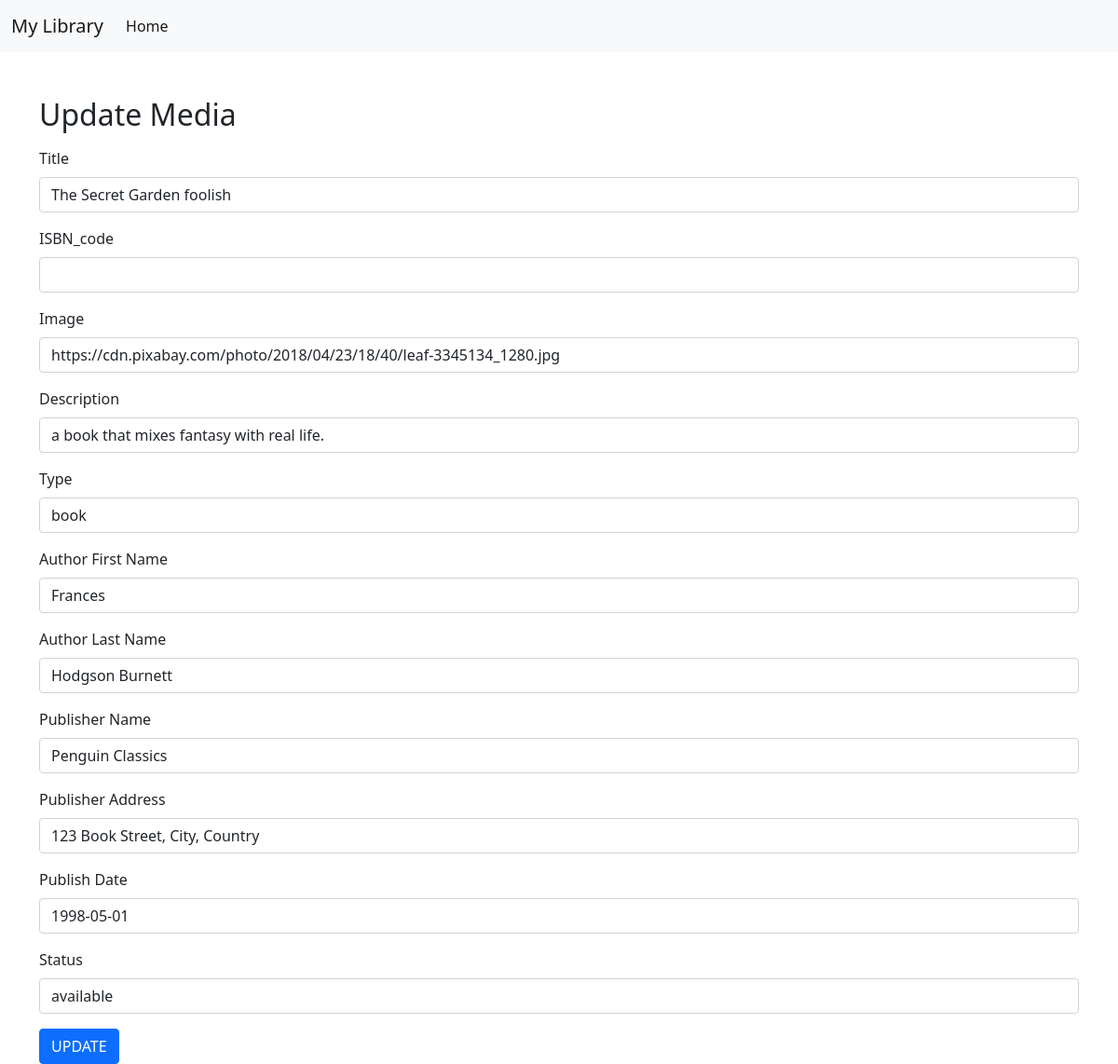
/update.php?x=4, run on the app's committed database.
### tables this page shows
CREATE TABLE `library_table` (
  `id` int(11) NOT NULL,
  `title` varchar(255) NOT NULL,
  `image` varchar(255) DEFAULT NULL,
  `ISBN_code` varchar(20) DEFAULT NULL,
  `short_description` text DEFAULT NULL,
  `type` varchar(50) NOT NULL,
  `author_first_name` varchar(100) NOT NULL,
  `author_last_name` varchar(100) NOT NULL,
  `publisher_name` varchar(200) NOT NULL,
  `publisher_address` varchar(255) DEFAULT NULL,
  `publish_date` date DEFAULT NULL,
  `status` varchar(50) NOT NULL
);

### update.php (the view, shortened to what this page needs)
<?php
require_once "db_connect.php";
$id = $_GET["x"];
$sql = "SELECT * FROM library_table WHERE id = $id";
$result = mysqli_query($connect, $sql);
if ($result) {
  $row = mysqli_fetch_assoc($result);
} else {
  echo "Error in SQL query: " . mysqli_error($connect);
}
?>
<!DOCTYPE html>
<html lang="en">
<head>
  <link href="https://cdn.jsdelivr.net/npm/bootstrap@5.0.2/dist/css/bootstrap.min.css" rel="stylesheet">
</head>
<body>
  <nav class="navbar navbar-expand-lg navbar-light bg-light">
    <div class="container-fluid">
      <a class="navbar-brand" href="index.php">My Library</a>
      <div class="collapse navbar-collapse" id="navbarSupportedContent">
        <ul class="navbar-nav me-auto mb-2 mb-lg-0">
          <li class="nav-item">
            <a class="nav-link active" aria-current="page" href="index.php">Home</a>
          </li>
        </ul>
      </div>
    </div>
  </nav>
  <div class="container mt-5">
    <h2>Update Media</h2>
    <form method="post" enctype="multipart/form-data">
      <div class="mb-3 mt-3">
        <label for="title" class="form-label">Title</label>
        <input type="text" class="form-control" name="title" area-describility="title" id="title" value="<?php echo $row["title"]; ?>" />
      </div>
      <div class="mb-3 mt-3">
        <label for="ISBN_code" class="form-label">ISBN_code</label>
        <input type="text" class="form-control" id="ISBN_code" name="ISBN_code" value="<?php echo $row["ISBN_code"]; ?>" />
      </div>
      <div class="mb-3 mt-3">
        <label for="image" class="form-label">Image</label>
        <input type="text" class="form-control" name="image" area-describility="image" id="image" value="<?php echo $row["image"]; ?>" />
      </div>
      <div class="mb-3 mt-3">
        <label for="description" class="form-label">Description</label>
        <input type="text" class="form-control" name="description" area-describility="description" id="description" value="<?php echo $row["short_description"]; ?>" />
      </div>
      <div class="mb-3 mt-3">
        <label for="type" class="form-label">Type</label>
        <input type="text" class="form-control" name="type" area-describility="type" id="type" value="<?php echo $row["type"]; ?>" />
      </div>
      <div class="mb-3 mt-3">
        <label for="author_first_name" class="form-label">Author First Name</label>
        <input type="text" class="form-control" name="author_first_name" area-describility="author_first_name" id="author_first_name" value="<?php echo $row["author_first_name"]; ?>" />
      </div>
      <div class="mb-3 mt-3">
        <label for="author_last_name" class="form-label">Author Last Name</label>
        <input type="text" class="form-control" name="author_last_name" area-describility="author_last_name" id="author_last_name" value="<?php echo $row["author_last_name"]; ?>" />
      </div>
      <div class="mb-3 mt-3">
        <label for="publisher_name" class="form-label">Publisher Name</label>
        <input type="text" class="form-control" name="publisher_name" area-describility="publisher_name" id="publisher_name" value="<?php echo $row["publisher_name"]; ?>" />
      </div>
      <div class="mb-3 mt-3">
        <label for="publisher_address" class="form-label">Publisher Address</label>
        <input type="text" class="form-control" name="publisher_address" area-describility="publisher_address" id="publisher_address" value="<?php echo $row["publisher_address"]; ?>" />
      </div>
      <div class="mb-3 mt-3">
        <label for="publish_date" class="form-label">Publish Date</label>
        <input type="text" class="form-control" name="publish_date" area-describility="publish_date" id="publish_date" value="<?php echo $row["publish_date"]; ?>" />
      </div>
      <div class="mb-3 mt-3">
        <label for="status" class="form-label">Status</label>
        <input type="text" class="form-control" name="status" area-describility="status" id="status" value="<?php echo $row["status"]; ?>" />
      </div>
      <button type="submit" name="update" class="btn btn-primary">UPDATE</button>
    </form>
  </div>
</body>
</html>

### data on the page
library_table: title "The Secret Garden foolish", image "https://cdn.pixabay.com/photo/2018/04/23/18/40/leaf-3345134_1280.jpg", description "a book that mixes fantasy with real life.", type "book", author_first_name "Frances", author_last_name "Hodgson Burnett", publisher_name "Penguin Classics", publisher_address "123 Book Street, City, Country", publish_date "1998-05-01", status "available"
